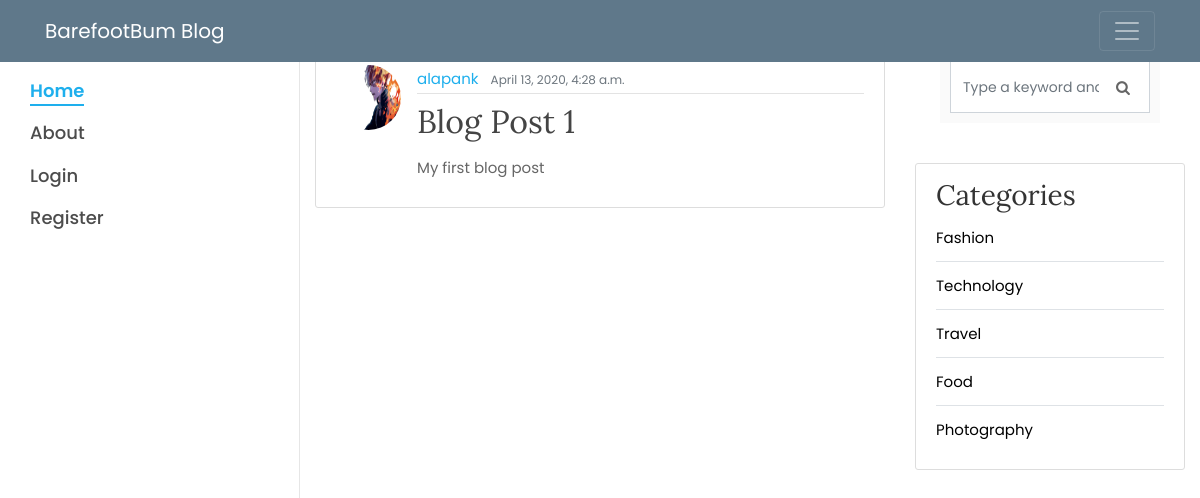
Before: /post/1/ with the older database file.
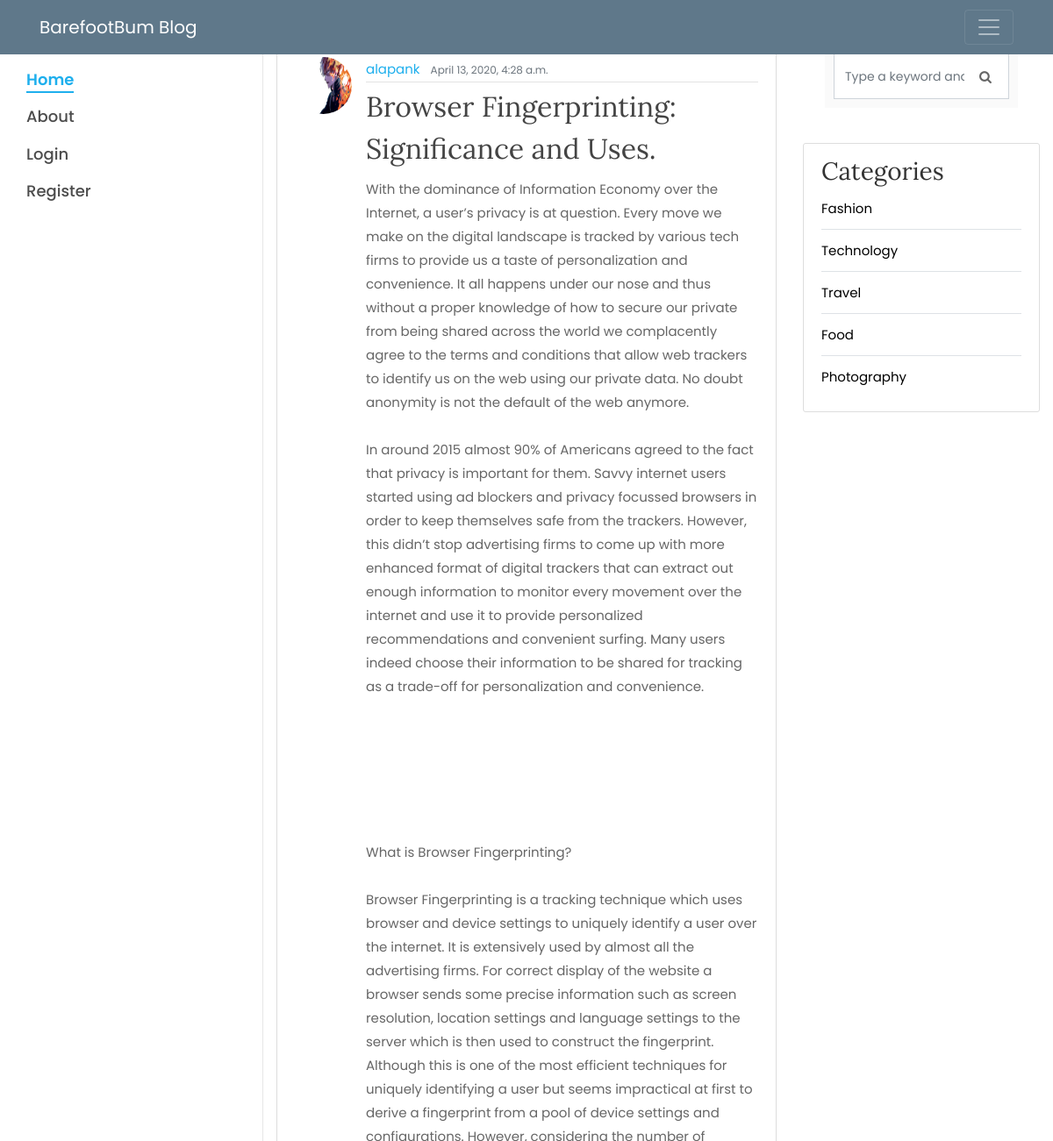
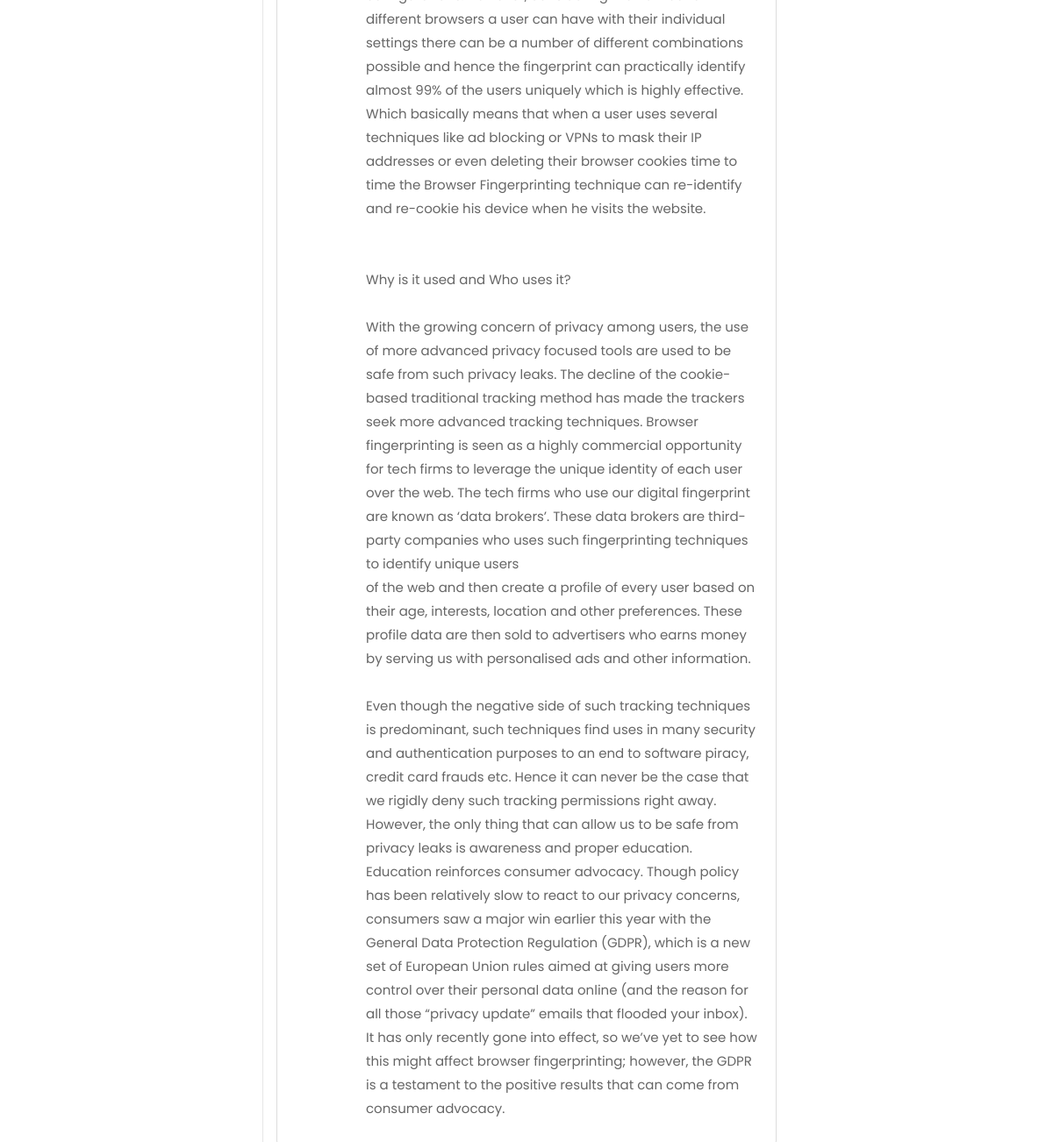
After: the same page with the newer database file (2 pictures, top to bottom).
### blog/models.py (models this page shows, shortened)
class Post(models.Model):
    title = models.CharField(max_length=100)
    content = models.TextField()
    date_posted = models.DateTimeField(default=timezone.now)
    author = models.ForeignKey(User, on_delete=models.CASCADE)

### users/models.py (models this page shows, shortened)
class Profile(models.Model):
    user = models.OneToOneField(User, on_delete=models.CASCADE)
    image = models.ImageField(default='default.jpg', upload_to='profile_pics')

### blog/views.py (the view)
# urls.py: path('post/<int:pk>/', PostDetailView.as_view() , name='post-detail'),
class PostDetailView(DetailView):
    model=Post

### blog/templates/blog/post_detail.html (shortened to what this page needs)
{% extends "blog/base.html" %}
{% block content %}
   <article class="media content-section">
       <img class="rounded-circle article-img" src="{{ object.author.profile.image.url }}">
      <div class="media-body">
        <div class="article-metadata">
          <a class="mr-2" href="#">{{ object.author }}</a>
          <small class="text-muted">{{ object.date_posted }}</small>
        </div>
        <h2 class="article-title">{{ object.title }}</h2>
        <p class="article-content">{{ object.content }}</p>
      </div>
    </article>
{% endblock content %}

Changed rows visible on the page:
changed Post "alapank": title "Blog Post 1" → "Browser Fingerprinting: Significance and Uses."; content "My first blog post" → "With the dominance of Information Economy over the Internet, a user’s privacy is at question. Every move we make on the digital landscape is tracked by various tech firms to provide us a taste of personalization and convenience. It all happens under our nose and thus without a proper knowledge of how to secure our private from being shared across the world we complacently agree to the terms and conditions that allow web trackers to identify us on the web using our private data. No doubt anonymity is not the default of the web anymore. In around 2015 almost 90% of Americans agreed to the fact that privacy is important for them. Savvy internet users started using ad blockers and privacy…"
